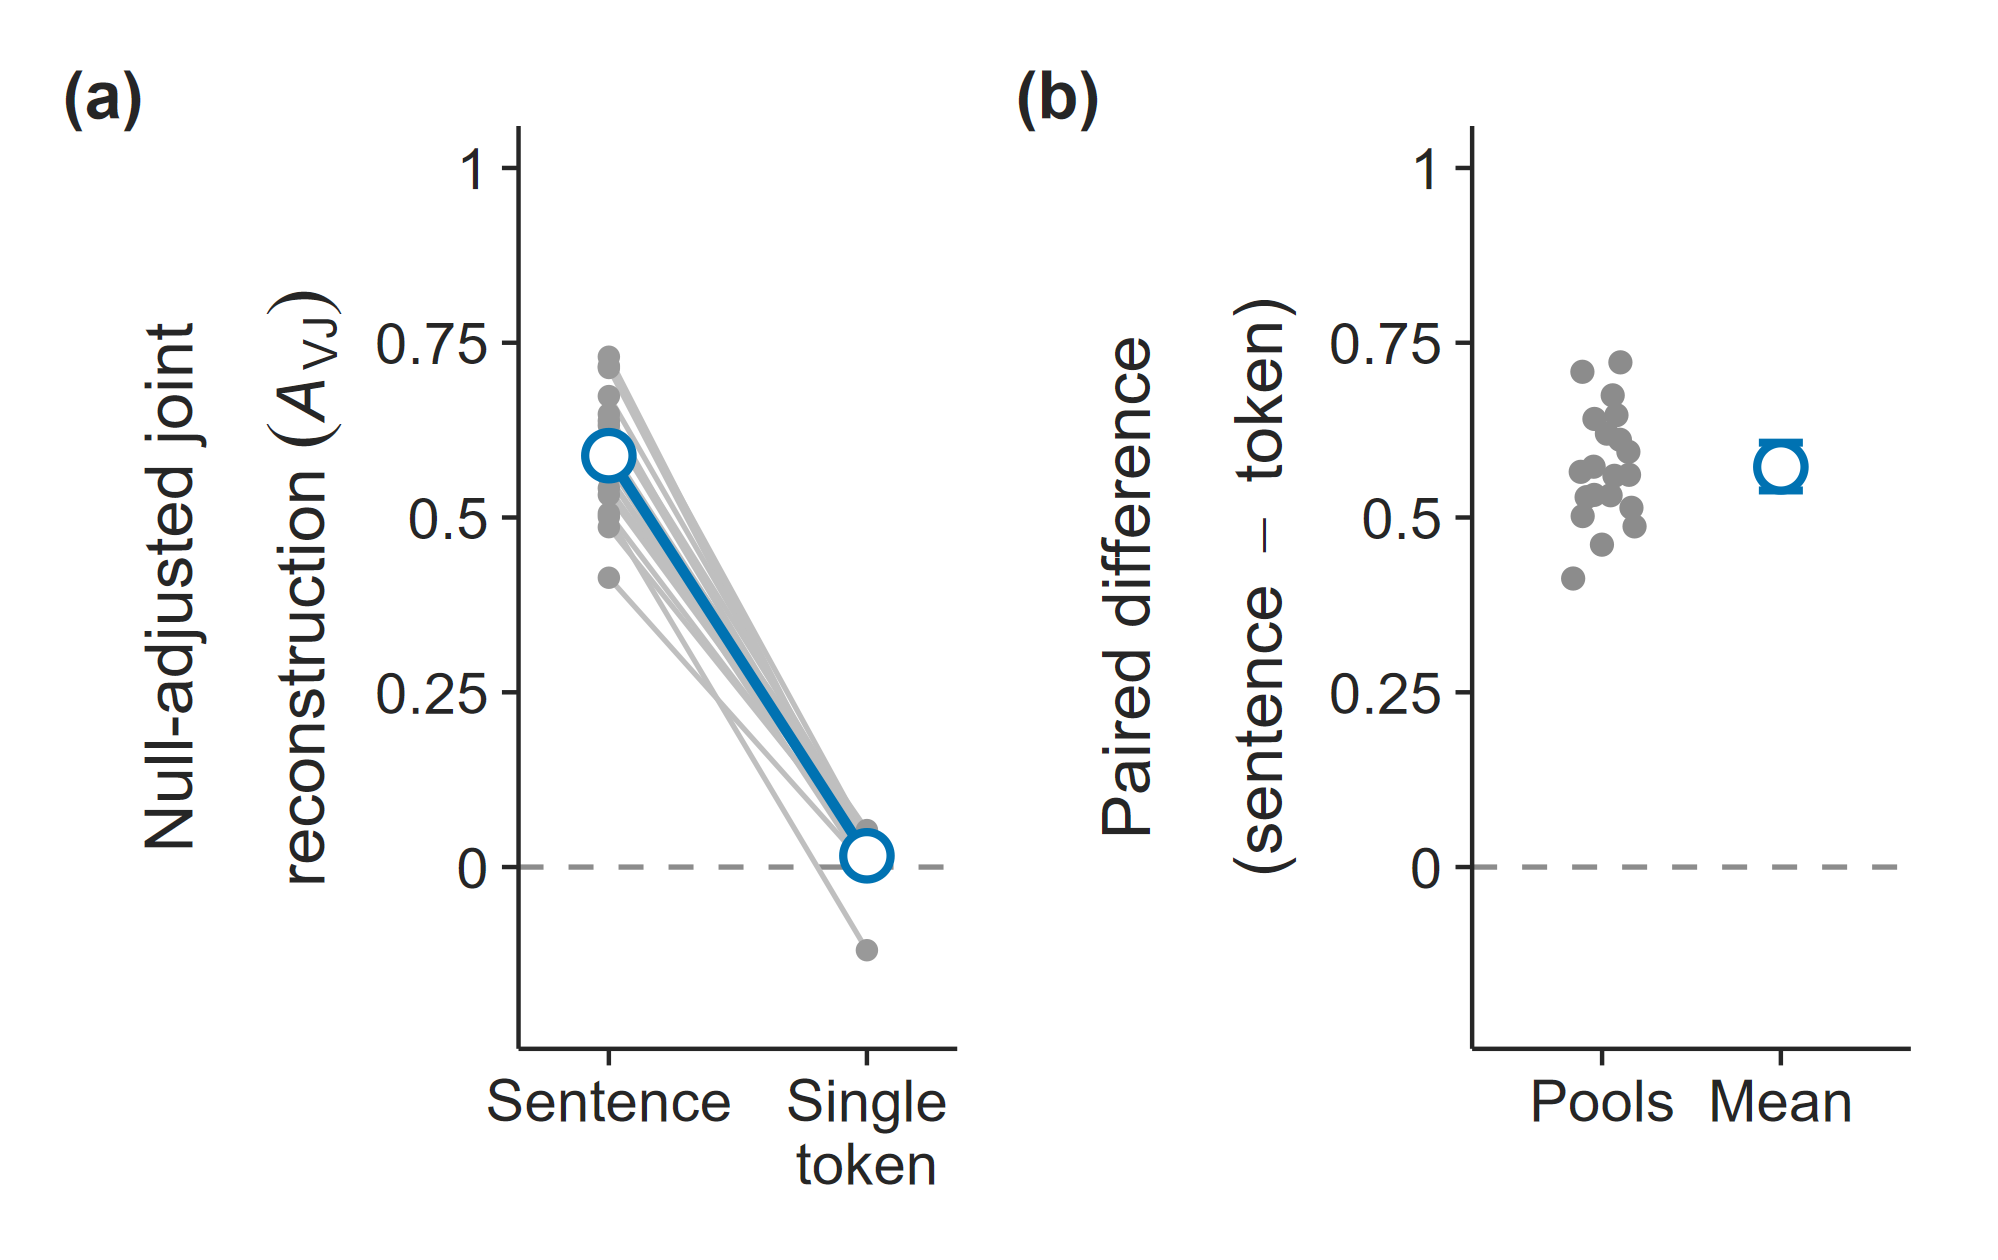

Write R code to recreate this figure.
# fig5_single_token.R
# Figure 5 (main text): POST-HOC EXPLORATORY single-token boundary experiment
# (RUN_DECISIONS D16). Same 20 headline pools, same four-sentence excerpts,
# cut into sentences or into single whitespace tokens; one-shot Sonnet.
#
# Run from the repository root:
#   Rscript results/paper_figures_r/fig5_single_token.R

source("results/paper_figures_r/theme_paper.R")

# ---- Data -------------------------------------------------------------------
# Per-pool A_VJ from the frozen D16 analysis, and its frozen paired summary.
# The frozen analysis has a CI for the paired difference only, so the arm
# means in panel (a) are drawn without CIs (none is computed here).
pools   <- read.csv("results/single_token_edge/analysis/per_pool.csv")
summary <- jsonlite::fromJSON("results/single_token_edge/analysis/summary.json")
sonnet  <- summary$attackers[["One-shot Sonnet"]]
paired  <- sonnet$paired_sentence_minus_token$A_VJ

pools <- pools[pools$attacker == "One-shot Sonnet", ]
wide  <- merge(pools[pools$condition == "sentence", c("pool", "A_VJ")],
               pools[pools$condition == "token",    c("pool", "A_VJ")],
               by = "pool", suffixes = c("_sentence", "_token"))

plot_data <- rbind(
  data.frame(layer = "pool", pool = pools$pool, arm = pools$condition,
             value = pools$A_VJ, lo = NA, hi = NA),
  data.frame(layer = "arm_mean", pool = NA, arm = c("sentence", "token"),
             value = c(sonnet$means$sentence$A_VJ, sonnet$means$token$A_VJ), lo = NA, hi = NA),
  data.frame(layer = "pool_difference", pool = wide$pool, arm = "sentence - token",
             value = wide$A_VJ_sentence - wide$A_VJ_token, lo = NA, hi = NA),
  data.frame(layer = "mean_difference", pool = NA, arm = "sentence - token",
             value = paired$mean_diff, lo = paired$ci95[1], hi = paired$ci95[2])
)
plot_data$post_hoc <- TRUE

# ---- Plot -------------------------------------------------------------------
y_limits <- c(-0.2, 1)   # A_VJ is at most 1; it can fall below 0 (worse than the null)
arm_names <- c(sentence = "Sentence", token = "Single\ntoken")

# (a) Paired slope chart: one light line per pool, arm means as open markers.
pool_rows <- subset(plot_data, layer == "pool")
mean_rows <- subset(plot_data, layer == "arm_mean")

panel_a <- ggplot(pool_rows, aes(x = arm, y = value)) +
  geom_hline(yintercept = 0, linetype = "dashed", linewidth = ref_linewidth, colour = baseline_grey) +
  geom_line(aes(group = pool), colour = "grey75", linewidth = 0.3) +
  geom_point(colour = "grey60", size = 0.6) +
  geom_line(data = mean_rows, aes(group = 1), colour = sonnet_colour, linewidth = 0.6) +
  geom_point(data = mean_rows, shape = 21, fill = "white", colour = sonnet_colour,
             size = point_size + 0.4, stroke = point_stroke + 0.2) +
  scale_x_discrete(labels = arm_names, expand = expansion(add = 0.35)) +
  scale_y_continuous(limits = y_limits, breaks = seq(0, 1, 0.25), labels = axis_01_labels) +
  labs(x = NULL, y = expression(atop("Null-adjusted joint", "reconstruction " * (italic(A)[VJ])))) +
  theme_paper()

# (b) Estimation plot: the 20 per-pool differences and the frozen mean with
# its 95% paired-bootstrap CI, on the same vertical scale as (a).
diff_rows <- subset(plot_data, layer == "pool_difference")
mean_diff <- subset(plot_data, layer == "mean_difference")

panel_b <- ggplot() +
  geom_hline(yintercept = 0, linetype = "dashed", linewidth = ref_linewidth, colour = baseline_grey) +
  geom_point(data = diff_rows, aes(x = 1, y = value), colour = "grey55", size = 0.7,
             position = position_jitter(width = 0.12, height = 0, seed = 1)) +
  # End caps, because the CI is only slightly taller than the marker.
  geom_errorbar(data = mean_diff, aes(x = 1.65, ymin = lo, ymax = hi), width = 0.16,
                colour = sonnet_colour, linewidth = ci_linewidth) +
  geom_point(data = mean_diff, aes(x = 1.65, y = value), shape = 21, fill = "white",
             colour = sonnet_colour, size = point_size + 0.4, stroke = point_stroke + 0.2) +
  scale_x_continuous(limits = c(0.6, 2.05), breaks = c(1, 1.65), labels = c("Pools", "Mean")) +
  scale_y_continuous(limits = y_limits, breaks = seq(0, 1, 0.25), labels = axis_01_labels) +
  labs(x = NULL, y = expression(atop("Paired difference", "(sentence " - " token)"))) +
  theme_paper()

fig <- (panel_a | panel_b) + plot_annotation(tag_levels = list(c("(a)", "(b)")))

# ---- Export -----------------------------------------------------------------
save_figure(fig, "fig5_single_token", width = col_width, height = 2.1, data = plot_data)
